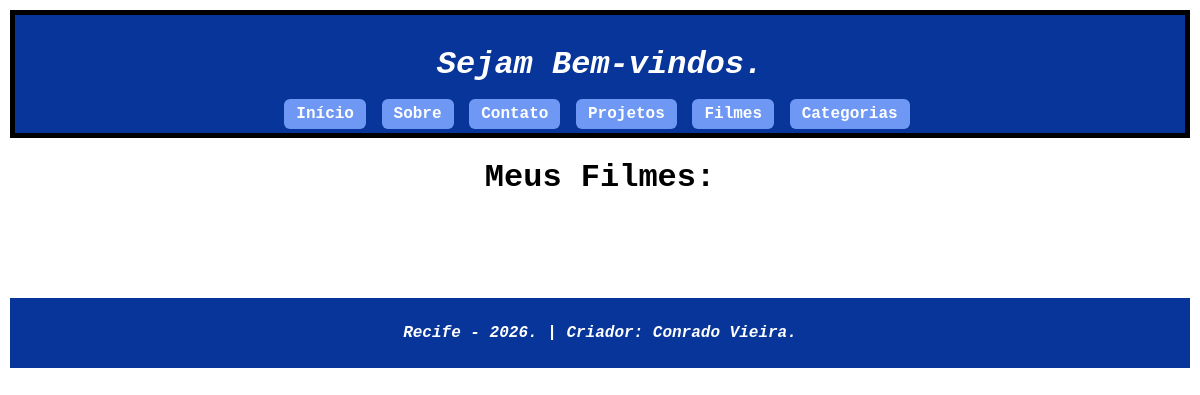
Before: /filmes/ with the older database file.
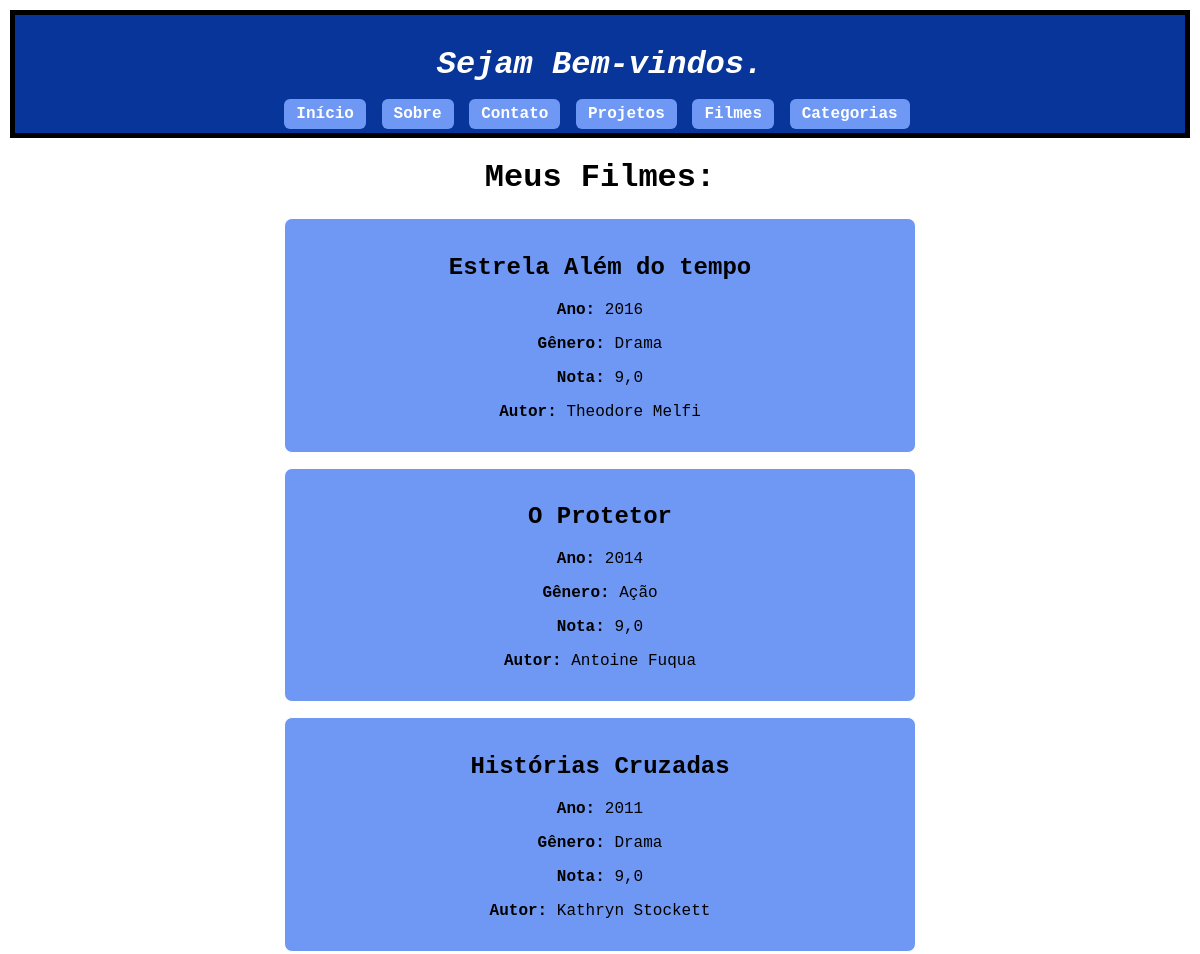
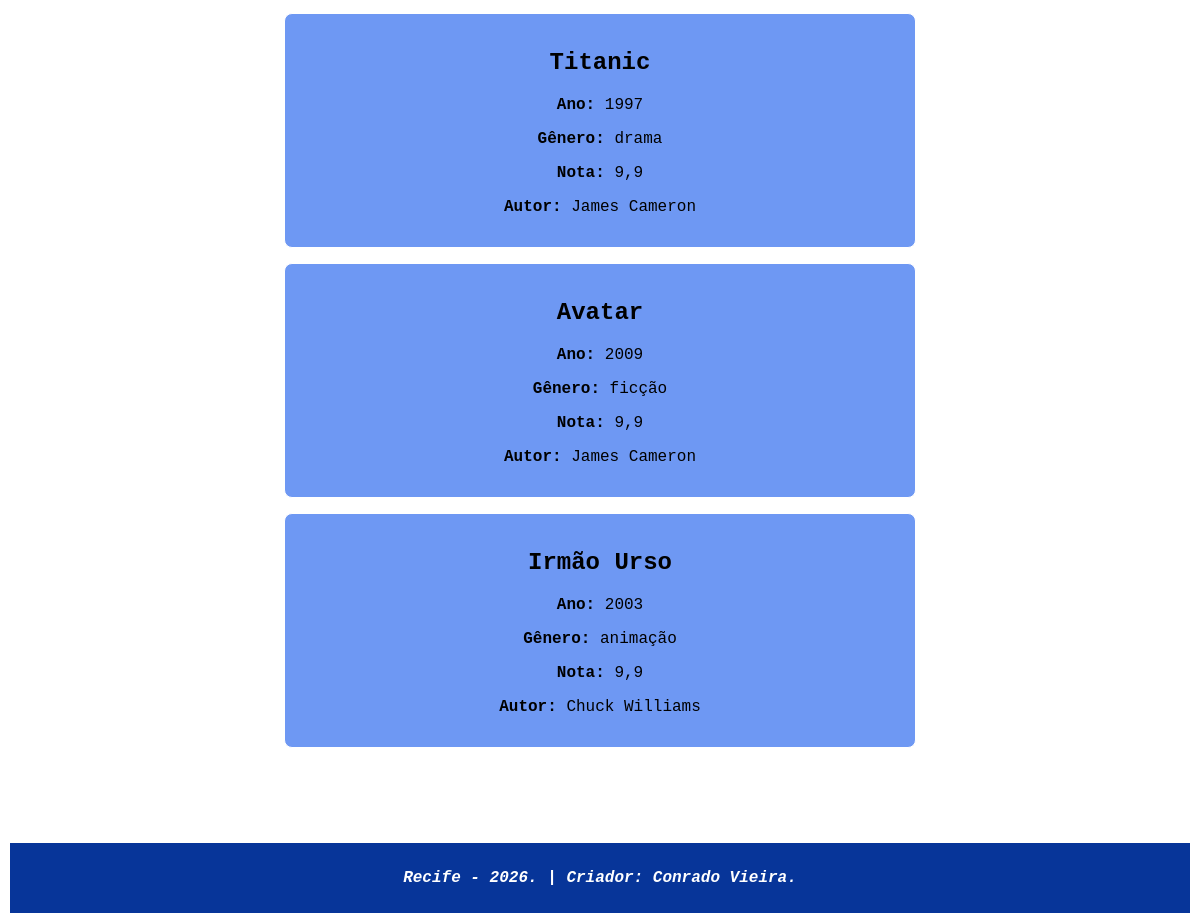
After: the same page with the newer database file (2 pictures, top to bottom).
### paginas/models.py (models this page shows, shortened)
class filme(models.Model):
    titulo = models.CharField(max_length=100)
    ano = models.IntegerField()
    genero = models.CharField(max_length=100)
    nota = models.DecimalField(max_digits=3, decimal_places=1)
    autor = models.CharField(max_length=100)

### paginas/views.py (the view)
# urls.py: path('filmes/', views.lista_filmes),
def lista_filmes(request):
    contexto = {
        'filmes': filme.objects.all(),
    }
    return render(request, 'filmes.html', contexto)

### paginas/templates/filmes.html
{% extends "base.html" %}
{% block content %}
    <h1>Meus Filmes:</h1>
    <ul>
        {% for item in filmes %}
            <li class="cartao">
                <h2><strong>{{ item.titulo }}</strong></h2>
                <p><strong>Ano:</strong> {{ item.ano }}</p>
                <p><strong>Gênero:</strong> {{ item.genero }}</p>
                <p><strong>Nota:</strong> {{ item.nota }}</p>
                <p><strong>Autor:</strong> {{ item.autor }}</p>
            </li>
        {% endfor %}
    </ul>
{% endblock %}

### paginas/templates/base.html (shortened to what this page needs)
{% load static %}
<!DOCTYPE html>
<html lang="pt-br">
<head>
    <link rel="stylesheet" type="text/css" href="{% static 'estilo.css' %}">
</head>
<body>
    <header>
        <h1 style="color: #ffffff;"><i>Sejam Bem-vindos.</i></h1>
        <nav>
            <b>
                <a href="/inicio/">Início</a>
                <a href="/sobre/">Sobre</a>
                <a href="/contato/">Contato</a>
                <a href="/projeto/">Projetos</a>
                <a href="/filmes/">Filmes</a>
                <a href="/categoria/">Categorias</a>
            </b>
        </nav>
    </header>
    <main>
        {% block content %}
        {% endblock %}
    </main>
    <footer>
        <p style="color: #ffffff;"><i><b>Recife - 2026. | Criador: Conrado Vieira.</b></i></p>
    </footer>
</body>
</html>

### paginas/static/estilo.css (style rules this page uses)
body { font-family: Courier; margin: 10px; text-align: center; }
header { background: #073599; color: #fdfcfd; padding: 10px; border: 5px solid black; }
nav a { background-color: #6e98f3; color: #ffffff; padding: 6px 12px; border-radius: 6px; margin-right: 6px; text-decoration: none; }
footer { background: #073599; color: rgba(1, 42, 70, 0.897); margin-top: 80px; padding: 10px; }
ul { list-style-type: none; padding: 0; display: flex; flex-direction: column; align-items: center; }
.cartao { background-color: #6e98f3; border: 1px solid #ffffff; border-radius: 8px; padding: 15px; margin-bottom: 15px; width: 60%; max-width: 600px; text-align: center; }
main { margin: 20px auto; }

Changed rows visible on the page:
added filme: titulo "Estrela Além do tempo", ano "2016", genero "Drama", nota "9,0", autor "Theodore Melfi"
added filme: titulo "O Protetor", ano "2014", genero "Ação", nota "9,0", autor "Antoine Fuqua"
added filme: titulo "Histórias Cruzadas", ano "2011", genero "Drama", nota "9,0", autor "Kathryn Stockett"
added filme: titulo "Titanic", ano "1997", genero "drama", nota "9,9", autor "James Cameron"
added filme: titulo "Avatar", ano "2009", genero "ficção", nota "9,9", autor "James Cameron"
added filme: titulo "Irmão Urso", ano "2003", genero "animação", nota "9,9", autor "Chuck Williams"
